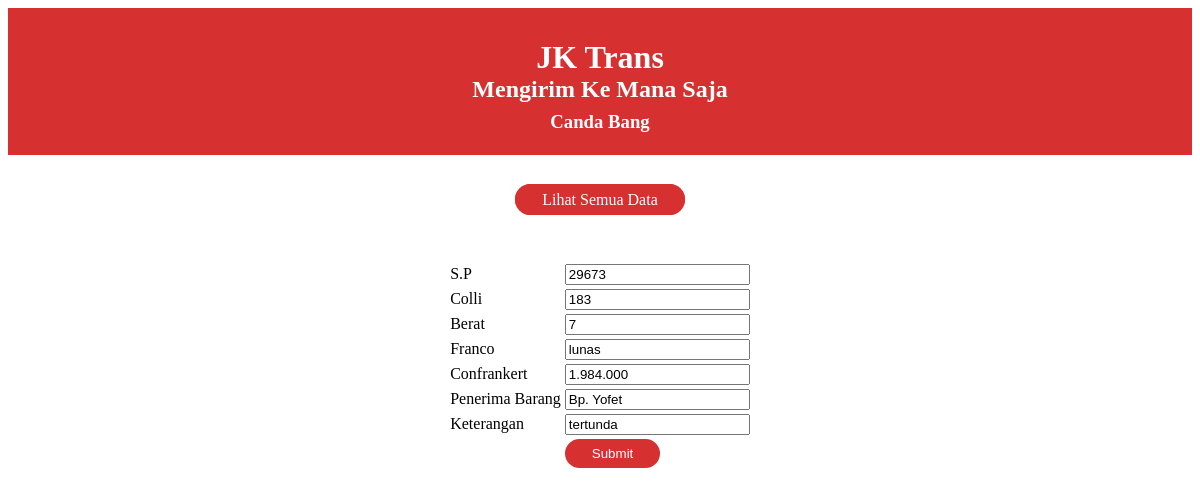
/edit.php?id=5, run on the app's committed database.
### tables this page shows
CREATE TABLE `tb_nota` (
  `id` int(11) NOT NULL,
  `sp` int(11) NOT NULL,
  `colli` int(10) NOT NULL,
  `berat` int(10) NOT NULL,
  `franco` varchar(50) NOT NULL,
  `confrankert` varchar(50) NOT NULL,
  `penerima` text NOT NULL,
  `keterangan` varchar(50) NOT NULL
);

### edit.php (the view, shortened to what this page needs)
<!DOCTYPE html>
<html lang="en">
<head>
    <link rel="stylesheet" href="style.css">
</head>
<body>
<div class="judul">
        <h1>JK Trans</h1>
        <h2>Mengirim Ke Mana Saja</h2>
        <h3>Canda Bang</h3>
    </div>
<center>
    <br/><br>
    <a href="nota.php" class="btn">Lihat Semua Data</a>
    <br/>
    <h3>Edit data</h3>
    <?php
        include 'koneksi.php';
        $id = $_GET['id'];
        $query_mysql = mysqli_query($host,"SELECT * FROM tb_nota WHERE id='$id'");
        while($data = mysqli_fetch_array($query_mysql)){
    ?>
    <form action="update.php" method="post">
    <table>
        <tr>
            <td>S.P</td>
            <td>
            <input type="text" name="sp" value="<?php echo $data['sp'] ?>">
            </td>
        </tr>
        <tr>
            <td>Colli</td>
            <td><input type="text" name="colli" value="<?php echo $data['colli'] ?>"></td>
        </tr>
        <tr>
            <td>Berat</td>
            <td><input type="text" name="berat" value="<?php echo $data['berat'] ?>"></td>
        </tr>
        <tr>
            <td>Franco</td>
            <td><input type="text" name="franco" value="<?php echo $data['franco'] ?>"></td>
        </tr>
        <tr>
            <td>Confrankert</td>
            <td><input type="text" name="confrankert" value="<?php echo $data['confrankert'] ?>"></td>
        </tr>
        <tr>
            <td>Penerima Barang</td>
            <td><input type="text" name="penerima" value="<?php echo $data['penerima'] ?>"></td>
        </tr>
        <tr>
            <td>Keterangan</td>
            <td><input type="text" name="keterangan" value="<?php echo $data['keterangan'] ?>"></td>
        </tr>
        <tr>
            <td></td>
            <td><button type="submit" value="Simpan" class="btn">Submit</button></td>
        </tr>
        </table>
    </form>
    <?php
        }
    ?>
</center>
</body>
</html>

### style.css (style rules this page uses)
body { font-family: 'nunito'; color: #000; }
.judul { background: #d63031; padding: 10px; text-align: center; }
.judul h1,h2,h3 { height: 15px; color: #fff; }
a { padding: 5px; text-decoration: none; }
.btn { background-color: #d63031; color: #fff; padding: 5px 25px; text-decoration: none; border-radius: 25px; border: 2px solid #d63031; cursor: pointer; }

### data on the page
tb_nota: sp "29673", colli "183", berat "7", franco "lunas", confrankert "1.984.000", penerima "Bp. Yofet", keterangan "tertunda"
